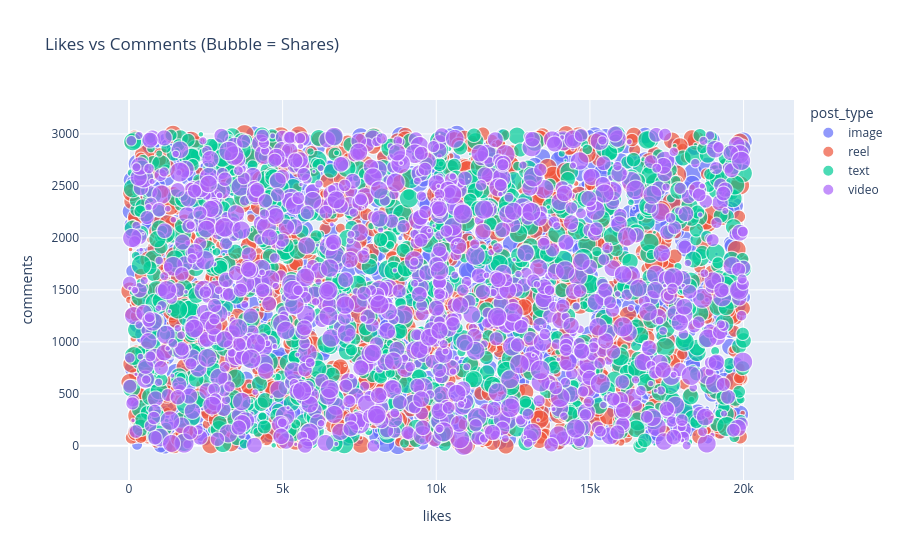

The cell this chart's notebook holds for it:
### Code cell
# Interactive bubble chart: likes vs comments, sized by shares, colored by post_type
fig = px.scatter(df, x='likes', y='comments', size='shares', color='post_type',
                  hover_data=['country'], title='Likes vs Comments (Bubble = Shares)')
fig.show()

### Figure 1 — Plotly figure (JSON) as saved in the notebook; plotly's stock layout.template omitted (floating-point values rounded to 4 significant figures; data arrays with more than 128 entries replaced by an {"elided": "..."} marker saying what was removed)
{"data": [{"customdata": {"elided": "1247x1 str values"}, "hovertemplate": "post_type=image<br>likes=%{x}<br>comments=%{y}<br>shares=%{marker.size}<br>country=%{customdata[0]}<extra></extra>", "legendgroup": "image", "marker": {"color": "#636efa", "size": {"elided": "1247 int values"}, "sizemode": "area", "sizeref": 4.997, "symbol": "circle"}, "mode": "markers", "name": "image", "showlegend": true, "type": "scattergl", "x": {"elided": "1247 int values"}, "xaxis": "x", "y": {"elided": "1247 int values"}, "yaxis": "y"}, {"customdata": {"elided": "1283x1 str values"}, "hovertemplate": "post_type=reel<br>likes=%{x}<br>comments=%{y}<br>shares=%{marker.size}<br>country=%{customdata[0]}<extra></extra>", "legendgroup": "reel", "marker": {"color": "#EF553B", "size": {"elided": "1283 int values"}, "sizemode": "area", "sizeref": 4.997, "symbol": "circle"}, "mode": "markers", "name": "reel", "showlegend": true, "type": "scattergl", "x": {"elided": "1283 int values"}, "xaxis": "x", "y": {"elided": "1283 int values"}, "yaxis": "y"}, {"customdata": {"elided": "1245x1 str values"}, "hovertemplate": "post_type=text<br>likes=%{x}<br>comments=%{y}<br>shares=%{marker.size}<br>country=%{customdata[0]}<extra></extra>", "legendgroup": "text", "marker": {"color": "#00cc96", "size": {"elided": "1245 int values"}, "sizemode": "area", "sizeref": 4.997, "symbol": "circle"}, "mode": "markers", "name": "text", "showlegend": true, "type": "scattergl", "x": {"elided": "1245 int values"}, "xaxis": "x", "y": {"elided": "1245 int values"}, "yaxis": "y"}, {"customdata": {"elided": "1225x1 str values"}, "hovertemplate": "post_type=video<br>likes=%{x}<br>comments=%{y}<br>shares=%{marker.size}<br>country=%{customdata[0]}<extra></extra>", "legendgroup": "video", "marker": {"color": "#ab63fa", "size": {"elided": "1225 int values"}, "sizemode": "area", "sizeref": 4.997, "symbol": "circle"}, "mode": "markers", "name": "video", "showlegend": true, "type": "scattergl", "x": {"elided": "1225 int values"}, "xaxis": "x", "y": {"elided": "1225 int values"}, "yaxis": "y"}], "layout": {"legend": {"itemsizing": "constant", "title": {"text": "post_type"}, "tracegroupgap": 0}, "title": {"text": "Likes vs Comments (Bubble = Shares)"}, "xaxis": {"anchor": "y", "domain": [0, 1], "title": {"text": "likes"}}, "yaxis": {"anchor": "x", "domain": [0, 1], "title": {"text": "comments"}}}}
